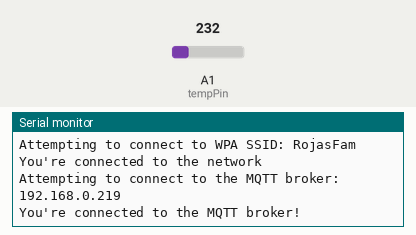
Simulated run of this sketch. Board: Arduino MKR. Shown: the last lines printed to the serial monitor. Inputs (shaded band) come from the test bench; at power-on: A1 (tempPin) = 232. WiFi joins after 1.5 s; servers stay silent unless stated; no MQTT or app messages arrive unless stated.

Above: at 2.7 s.
2.8 s: A1 (tempPin) set to 250
At 9.3 s:
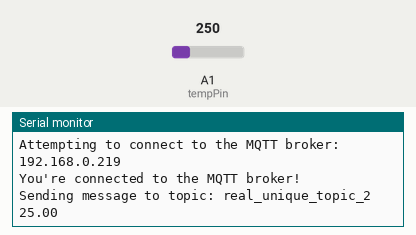
13.6 s: A1 (tempPin) set to 266
At 16.6 s:
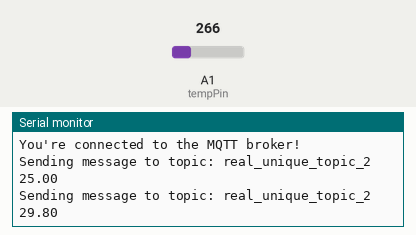

The sketch:

sketch_nov18a.ino
```cpp
//publisher code
#include <ArduinoMqttClient.h>
#include <WiFi101.h>
#define tempPin A1 //pin of your sensor
//WiFi that you want to be connected
char ssid[] = "RojasFam"; // your network SSID (name)
char pass[] = "L0v3sh0t"; // your network password (use for WPA, or use as key for WEP)
WiFiClient wifiClient;
MqttClient mqttClient(wifiClient);
const char broker[] = "192.168.0.219"; //your broker here is mosquitto
int port= 1883; //channel of the broker
//topics, you can change the name
const char topic[] = "real_unique_topic";
const char topic2[] = "real_unique_topic_2";
const char topic3[] = "real_unique_topic_3";
//set interval for sending messages (milliseconds)
const long interval = 8000;
unsigned long previousMillis = 0;
int count = 0;
void setup() {
  //Initialize serial and wait for port to open:
  Serial.begin(9600);
  while (!Serial) {
  ; // wait for serial port to connect. Needed for native USB port only
}
  // attempt to connect to Wifi network:
  Serial.print("Attempting to connect to WPA SSID: ");
  Serial.println(ssid);
  while (WiFi.begin(ssid, pass) != WL_CONNECTED) {
  // failed, retry
  Serial.print(".");
  delay(5000);
}
  Serial.println("You're connected to the network");
  Serial.println();
  //connection to the broker
  Serial.print("Attempting to connect to the MQTT broker: ");
  Serial.println(broker);
  //connection to the broker failed
  if (!mqttClient.connect(broker, port)) {
  Serial.print("MQTT connection failed! Error code = ");
  Serial.println(mqttClient.connectError());
  while (1);
  }
  Serial.println("You're connected to the MQTT broker!");
  Serial.println();
  }

void loop() {
  // call poll() regularly to allow the library to send MQTT keep alive which
  // avoids being disconnected by the broker
  mqttClient.poll();
  unsigned long currentMillis = millis();
  if (currentMillis - previousMillis >= interval) {
  // save the last time a message was sent
  previousMillis = currentMillis;
  //record sensor valuse
  float heat = analogRead(tempPin) ;
  float v = heat * (3300/1024);
  float realHeat =(v - 500 ) / 10;
  //int Rvalue3 = analogRead(A2);
  /*Serial.print("Sending message to topic: ");
  Serial.println(topic);
  Serial.println(Rvalue);*/
  //Register the temperature by the topic2
  Serial.print("Sending message to topic: ");
  Serial.println(topic2);
  Serial.println(realHeat);
  /*Serial.print("Sending message to topic: ");
  Serial.println(topic2);
  Serial.println(Rvalue3);*/
  // send message, the Print interface can be used to set the message contents
  /* mqttClient.beginMessage(topic);
  mqttClient.print(Rvalue);
  mqttClient.endMessage();*/
  //sending the message
  mqttClient.beginMessage(topic2);
  mqttClient.print(realHeat);
  mqttClient.endMessage();
  /* mqttClient.beginMessage(topic3);
  mqttClient.print(Rvalue3);
  mqttClient.endMessage();*/
  Serial.println();
  }
}
```

Measured:
- after the input at 2.8 s, the serial monitor: prints a new line after 5.2 s (image 1)
- after the input at 13.6 s, the serial monitor: prints a new line after 2.4 s (image 2)
